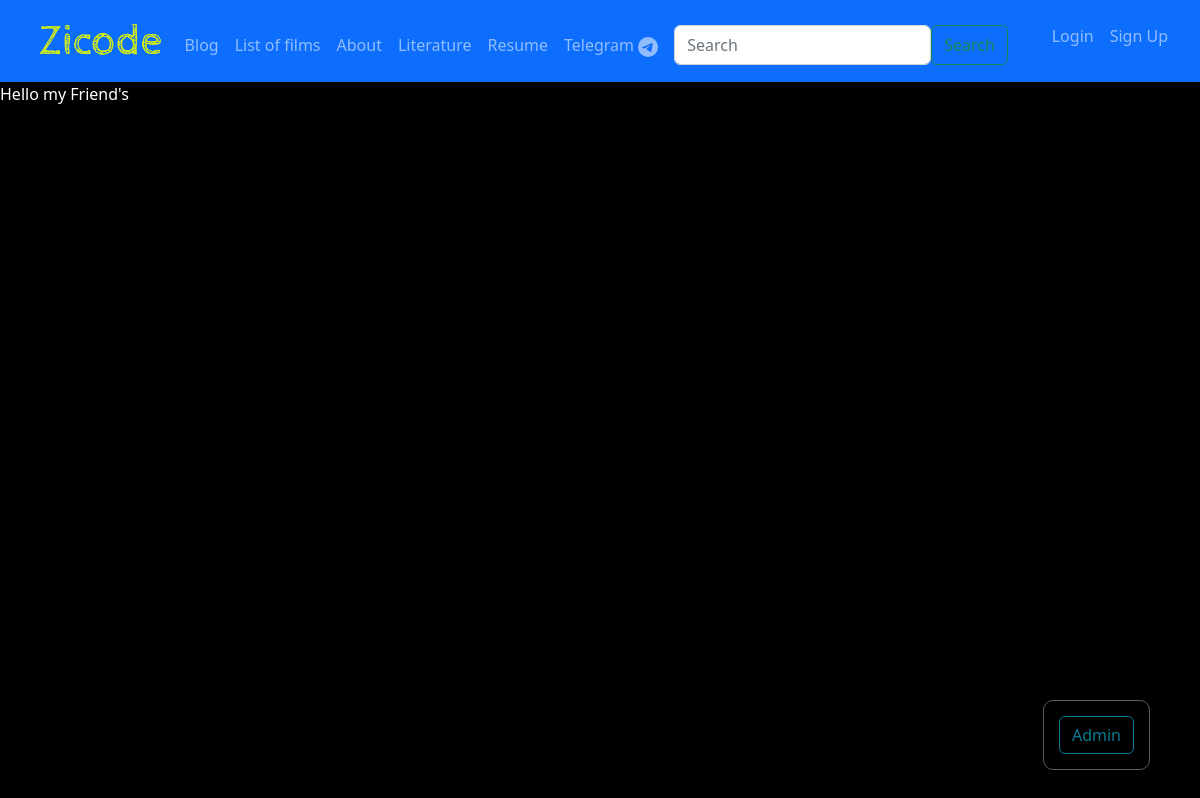
Before: /film/ with the older database file.
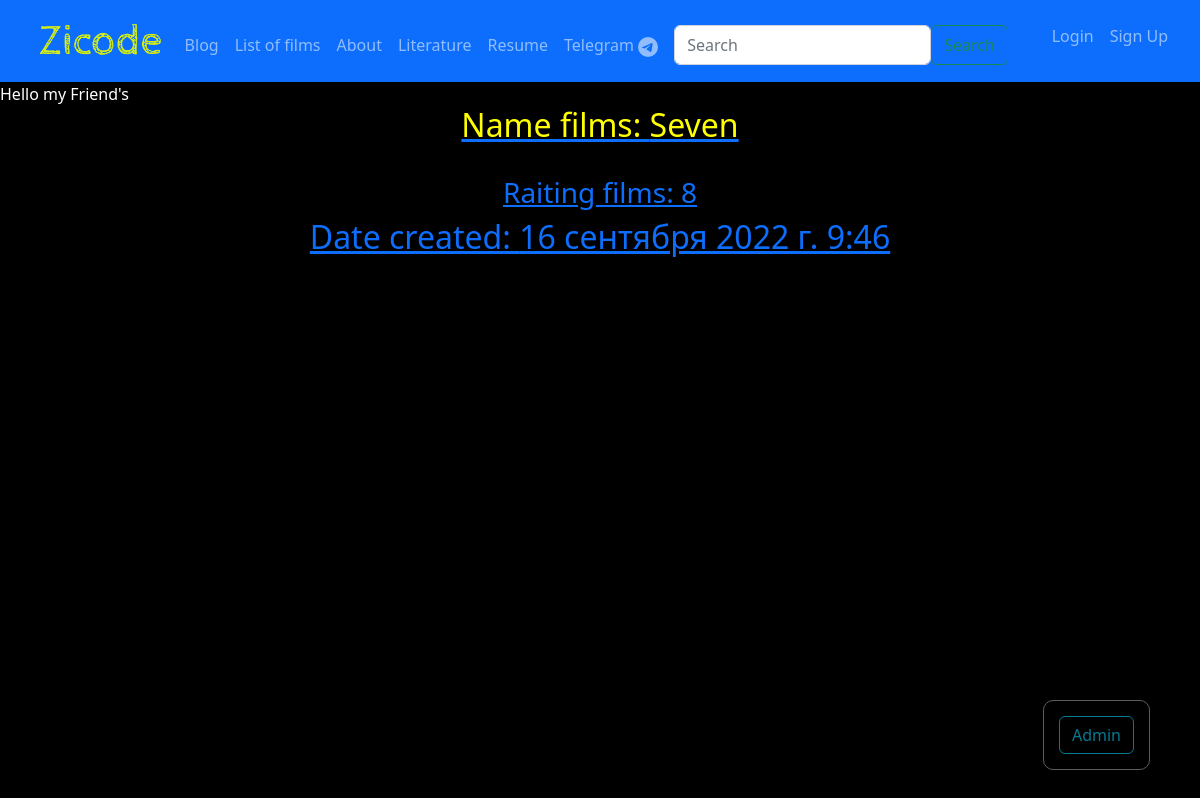
After: the same page with the newer database file.
### film/models.py (models this page shows, shortened)
class Film(models.Model):
    film = models.CharField("Фильм", blank=True, max_length=100)
    raiting = models.IntegerField(validators=[MinValueValidator(1), MaxValueValidator(100)])
    created = models.DateTimeField(auto_now_add=True)
    slug = models.SlugField("Слаг", unique=True, max_length=50, db_index=True)
    actors = models.ManyToManyField(Actor, blank=True)
    def get_absolute_url(self):
        return reverse('detailfilms', kwargs={'film_slug': self.slug})
    class Meta:
        ordering = ['film', 'created']

### film/views.py (the view)
# urls.py: path('', views.listfilms, name='listfilms'),
def listfilms(request):
    films = Film.objects.all()
    return render(request, 'film/listfilms.html', {'films': films})

### film/templates/film/listfilms.html (shortened to what this page needs)
{% extends 'portfolio/base.html' %}
{% block content_film %}
<div class="col-md-55 text-center">
    {% for fil in films %}
    <a href="{{ fil.get_absolute_url }}">
        <h2 style="color:#FFFF00;"> Name films: {{ fil.film }}</h2>
        <br>
        <h3> Raiting films: {{ fil.raiting }}</h3>
        <h2> Date created: {{ fil.created }}</h2>
    </a>
    {% endfor %}
</body>
</html>
{% endblock %}

Changed rows visible on the page:
added Film: film "Seven", raiting "8", created "16 сентября 2022 г. 9:46"
